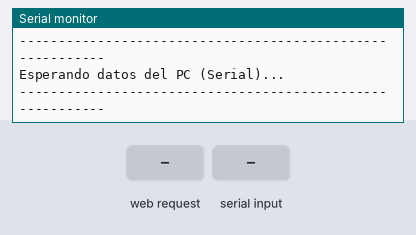
Bench run of a sketch on a simulated ESP32. On the bench: the last lines printed to the serial monitor. Inputs (shaded band) come from the test bench.

Above: at 3.2 s.
3.3 s: HTTP request GET /obtener received
At 3.9 s:
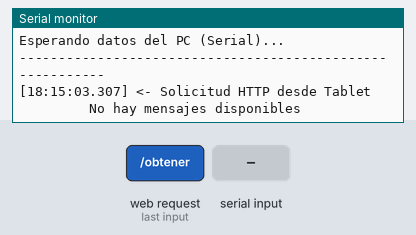
4.8 s: "1\n" received over Serial
At 5.3 s:
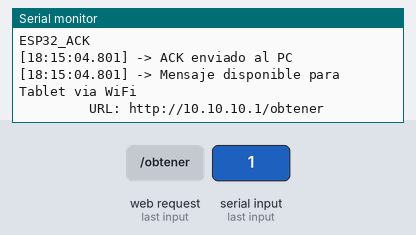
6.3 s: HTTP request GET /obtener received
At 7.5 s:
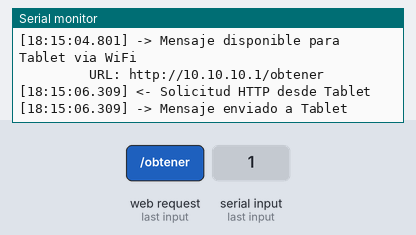

Measured:
- after the input at 3.3 s, the serial monitor: prints a new line at once (image 1)
- after the input at 4.8 s, the serial monitor: prints a new line at once (image 2)
- after the input at 6.3 s, the serial monitor: prints a new line at once (image 3)

The sketch:

Nodo_3.ino
```cpp
#include <WiFi.h>
#include <WebServer.h>
#include <ArduinoJson.h>

// Configuración AP WiFi
const char* ap_ssid = "ESP32_AP_Parcial";
const char* ap_password = "12345678";

IPAddress local_IP(10, 10, 10, 1);
IPAddress gateway(10, 10, 10, 1);
IPAddress subnet(255, 255, 255, 0);

WebServer server(80);

String ultimo_mensaje = "";
String origen_mensaje = "";
int mensajes_procesados = 0;

void setup() {
  Serial.begin(115200);
  delay(2000);

  Serial.println("==========================================================");
  Serial.println("NODO 3: ESP32 (Intermediario Serial -> WiFi)");
  Serial.println("Universidad Santo Tomas - Parcial Red Lineal");
  Serial.println("==========================================================");
  Serial.println();

  // Configurar AP WiFi
  Serial.println("[INFO] Configurando Access Point WiFi...");
  WiFi.softAPConfig(local_IP, gateway, subnet);
  WiFi.softAP(ap_ssid, ap_password);

  IPAddress IP = WiFi.softAPIP();
  Serial.print("[OK] AP WiFi activo: ");
  Serial.println(ap_ssid);
  Serial.print("[OK] IP AP: ");
  Serial.println(IP);
  Serial.println();

  // Configurar rutas del servidor web
  server.on("/obtener", HTTP_GET, handleObtener);
  server.begin();

  Serial.println("[INFO] Servidor HTTP iniciado en puerto 80");
  Serial.println();
  Serial.println("----------------------------------------------------------");
  Serial.println("Esperando datos del PC (Serial)...");
  Serial.println("----------------------------------------------------------");
  Serial.println();
}

void loop() {
  server.handleClient();

  // Leer datos del Serial (PC)
  if (Serial.available()) {
    String linea = Serial.readStringUntil('\n');
    linea.trim();

    if (linea.length() > 0) {
      procesarMensajeSerial(linea);
    }
  }

  delay(10);
}

void procesarMensajeSerial(String datos) {
  String timestamp = obtenerTimestamp();

  Serial.print("["); Serial.print(timestamp);
  Serial.println("] <- MENSAJE RECIBIDO desde PC (Serial)");

  // Parsear JSON
  StaticJsonDocument<256> doc;
  DeserializationError error = deserializeJson(doc, datos);

  if (!error) {
    ultimo_mensaje = doc["mensaje"].as<String>();
    origen_mensaje = doc["origen"].as<String>();

    Serial.print("         Contenido: '");
    Serial.print(ultimo_mensaje);
    Serial.println("'");
    Serial.print("         Bytes: ");
    Serial.println(ultimo_mensaje.length());
    Serial.println();

    // Enviar ACK al PC
    Serial.println("ESP32_ACK");

    Serial.print("["); Serial.print(timestamp);
    Serial.println("] -> ACK enviado al PC");
    Serial.println();

    Serial.print("["); Serial.print(timestamp);
    Serial.println("] -> Mensaje disponible para Tablet via WiFi");
    Serial.print("         URL: http://");
    Serial.print(WiFi.softAPIP());
    Serial.println("/obtener");
    Serial.println();

    mensajes_procesados++;
  } else {
    Serial.println("         Error parseando JSON");
  }
}

void handleObtener() {
  String timestamp = obtenerTimestamp();

  Serial.print("["); Serial.print(timestamp);
  Serial.println("] <- Solicitud HTTP desde Tablet");

  if (ultimo_mensaje.length() > 0) {
    // Crear respuesta JSON
    StaticJsonDocument<256> doc;
    doc["mensaje"] = ultimo_mensaje;
    doc["origen"] = origen_mensaje;
    doc["ruta"] = "Celular -> PC -> ESP32 -> Tablet";

    String response;
    serializeJson(doc, response);

    server.send(200, "application/json", response);

    Serial.print("["); Serial.print(timestamp);
    Serial.println("] -> Mensaje enviado a Tablet");
    Serial.println();

    // Limpiar después de enviar
    ultimo_mensaje = "";
    origen_mensaje = "";
  } else {
    server.send(404, "text/plain", "No hay mensajes");
    Serial.println("         No hay mensajes disponibles");
  }
}

String obtenerTimestamp() {
  unsigned long ms = millis();
  int hours = 18;
  int minutes = 15;
  int seconds = (ms / 1000) % 60;
  int millisecs = ms % 1000;

  String timestamp = "";
  if (hours < 10) timestamp += "0";
  timestamp += String(hours) + ":";
  if (minutes < 10) timestamp += "0";
  timestamp += String(minutes) + ":";
  if (seconds < 10) timestamp += "0";
  timestamp += String(seconds) + ".";
  if (millisecs < 100) timestamp += "0";
  if (millisecs < 10) timestamp += "0";
  timestamp += String(millisecs);

  return timestamp;
}
```
